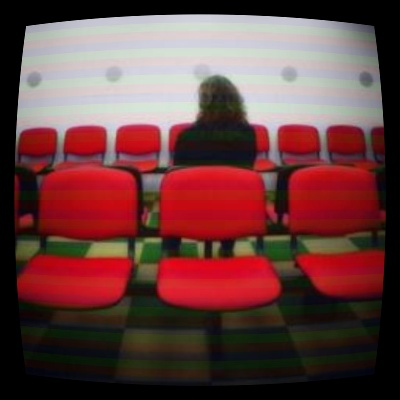
#> input picture data_pre/dataset/3D_data/train/100285.jpg, 400 x 400 px, found by its file name; its folder holds 4 pictures in this run
$ python 3D_test.py
#> lines starting #> are read from the running program, lines starting #| are printed output that depends on the picture
import cv2 as cv
import numpy as np
import os
# 读取原始图片
# 有条纹的 G:\Image Decomposition\RainbowNet_Data\data_pre\dataset\data\train\1.jpg

# img = cv2.imread("G:/Image Decomposition/RainbowNet_Data/data_pre/data_prepare/picture/Places365_test_00000001.jpg")
# 保存路径
train_path = 'G:/Image_Decomposition/RainbowNet_Data/data_pre/dataset/3D_data/train/'
# 彩虹绝对路径
path = 'G:/Image_Decomposition/RainbowNet_Data/data_pre/dataset/data/train/'
num = 1

def create_wrap(srcRanImg):
    # 加载图像
    # image = cv.imread("G:\Image Decomposition\RainbowNet_Data\data_pre\dataset\data/train/1.jpg")

    # 定义拱形曲面的形状
    height, width = srcRanImg.shape[:2]
    R = 500  # 球面曲面半径
    center_x, center_y = width // 2, height // 2  # 曲面中心点
    # 生成坐标系
    x, y = np.meshgrid(np.arange(width) - center_x, np.arange(height) - center_y) # 二维矩阵
    # 球面曲面方程的解 1
    z = np.sqrt(R ** 2 - x ** 2 - y ** 2)

    # [13 lines of commented-out code are left out]
    focal_length = 500
    camera_matrix = np.array([[focal_length, 0, center_x], [0, focal_length, center_y], [0, 0, 1]], dtype=np.float32)
    dist_coeffs = np.zeros((4,1))

    # 计算投影位置
    object_points = np.stack((x, y, z), axis=2)
    object_points = object_points.reshape(-1, 3)
    image_points, _ = cv.projectPoints(object_points, (0, 0, 0), (0, 0, 0), camera_matrix, dist_coeffs)
    image_points = image_points.reshape(height, width, 2)

    # 映射图像到曲面上
    final_Img = cv.remap(srcRanImg, image_points[..., 0].astype(np.float32), image_points[..., 1].astype(np.float32), cv.INTER_LINEAR)
    return final_Img, srcRanImg


if __name__ == "__main__":
    for root, dirs, img_list in os.walk(path):
        print(img_list)
    for files in img_list:
        print(files)
        # 加载图像
        srcRanImg = cv.imread(path + files)
#> srcRanImg is the input picture: shape (400, 400, 3); mean B, G, R 62.8, 63.6, 104.3
        srcRanImg = cv.resize(srcRanImg, (400, 400))

        # 创建图像
        final_Img, source_Img = create_wrap(srcRanImg)
#> in create_wrap, `final_Img = cv.remap(srcRanImg, image_points[..., 0].astype(np.float32..`:
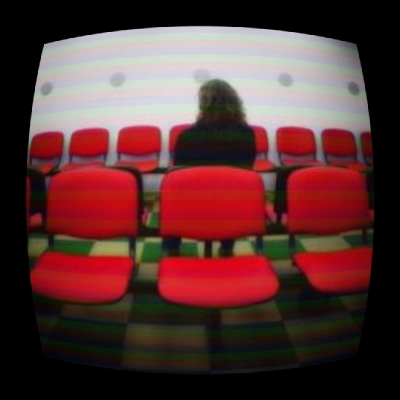
#> final_Img: shape (400, 400, 3); mean B, G, R 52.5, 53.1, 90
        # train图片
        cv.imwrite(train_path + str(num) + '.jpg', final_Img)
        # gt图片
        # cv.imwrite(gt_path + str(num) + '.jpg', source_Img)


        num = num + 1
#> pass 2 of the loop `for files in img_list:`:
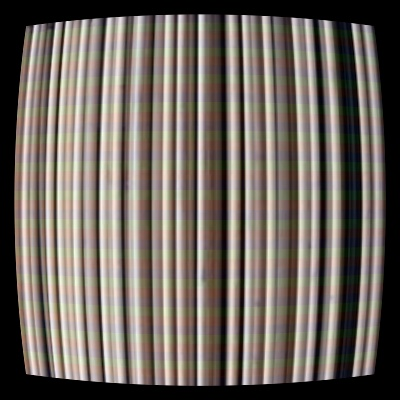
#> input picture data_pre/dataset/3D_data/train/100155.jpg, 400 x 400 px, found by its file name
#> srcRanImg is the input picture: shape (400, 400, 3); mean B, G, R 95.7, 103, 111.6
#> in create_wrap (call 2), `final_Img = cv.remap(srcRanImg, image_points[..., 0].astype(np.float32..`:
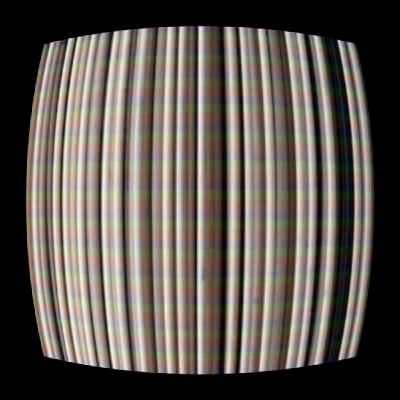
#> final_Img: shape (400, 400, 3); mean B, G, R 81.6, 87.9, 95.2
#> pass 3 of the loop `for files in img_list:`:
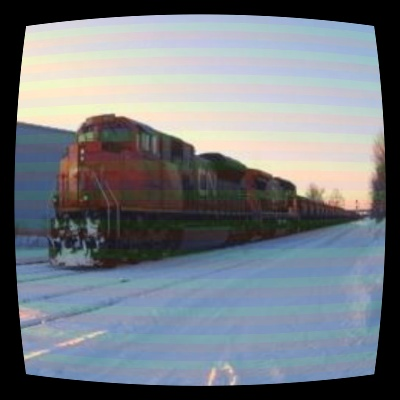
#> input picture data_pre/dataset/3D_data/train/100000.jpg, 400 x 400 px, found by its file name
#> srcRanImg is the input picture: shape (400, 400, 3); mean B, G, R 129.2, 122.7, 116.8
#> in create_wrap (call 3), `final_Img = cv.remap(srcRanImg, image_points[..., 0].astype(np.float32..`:
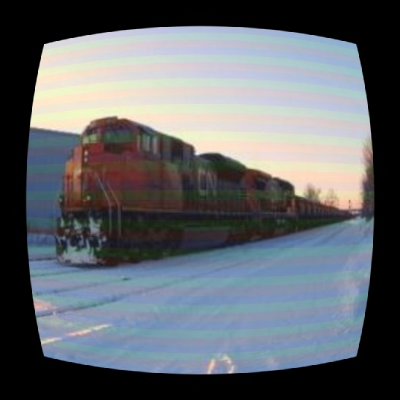
#> final_Img: shape (400, 400, 3); mean B, G, R 108, 102.8, 98.2
#> the loop made 4 passes; the first 3 are shown
    # [6 lines of commented-out code are left out]
